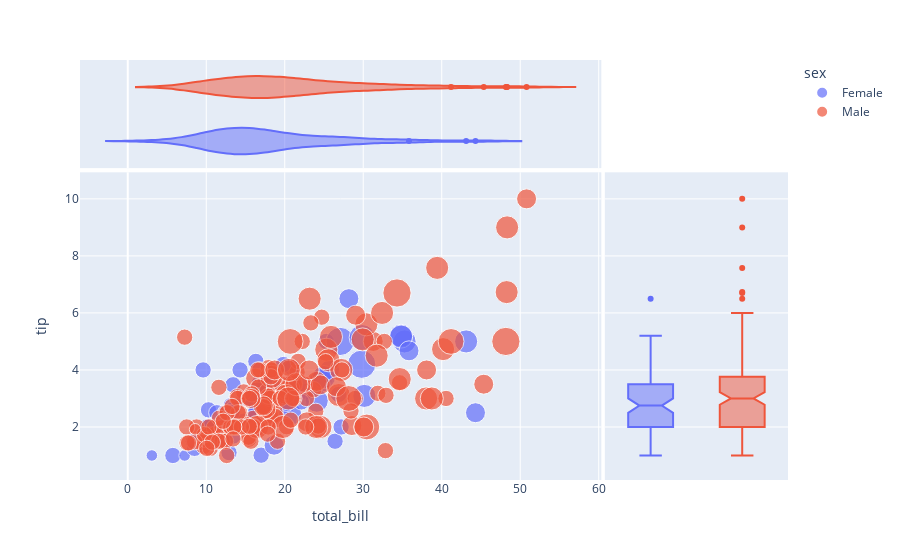

The cell this chart's notebook holds for it:
### Code cell
px.scatter(tips,
           x='total_bill',
           y = 'tip',
           marginal_x='violin',
           marginal_y='box',
           size = 'size',
           color = 'sex')

### Figure 1 — Plotly figure (JSON) as saved in the notebook; plotly's stock layout.template omitted (floating-point values rounded to 4 significant figures; data arrays with more than 128 entries replaced by an {"elided": "..."} marker saying what was removed)
{"data": [{"hovertemplate": "sex=Female<br>total_bill=%{x}<br>tip=%{y}<br>size=%{marker.size}<extra></extra>", "legendgroup": "Female", "marker": {"color": "#636efa", "size": [2, 4, 4, 2, 3, 3, 2, 2, 2, 2, 4, 3, 2, 4, 2, 2, 1, 3, 2, 2, 2, 1, 4, 2, 2, 2, 2, 2, 3, 2, 2, 2, 1, 3, 2, 2, 2, 4, 2, 2, 6, 2, 2, 2, 2, 2, 2, 2, 2, 2, 2, 2, 6, 2, 2, 3, 2, 5, 4, 2, 3, 2, 2, 2, 2, 3, 3, 2, 4, 2, 2, 2, 2, 3, 2, 2, 3, 2, 4, 2, 3, 2, 2, 2, 3, 2, 2], "sizemode": "area", "sizeref": 0.015, "symbol": "circle"}, "mode": "markers", "name": "Female", "orientation": "v", "showlegend": true, "type": "scatter", "x": [16.99, 24.59, 35.26, 14.83, 10.33, 16.97, 20.29, 15.77, 19.65, 15.06, 20.69, 16.93, 10.29, 34.81, 26.41, 16.45, 3.07, 17.07, 26.86, 25.28, 14.73, 10.07, 34.83, 5.75, 16.32, 22.75, 11.35, 15.38, 44.3, 22.42, 20.92, 14.31, 7.25, 25.71, 17.31, 10.65, 12.43, 24.08, 13.42, 12.48, 29.8, 14.52, 11.38, 20.27, 11.17, 12.26, 18.26, 8.51, 10.33, 14.15, 13.16, 17.47, 27.05, 16.43, 8.35, 18.64, 11.87, 29.85, 25, 13.39, 16.21, 17.51, 10.59, 10.63, 9.6, 20.9, 18.15, 19.81, 43.11, 13, 12.74, 13, 16.4, 16.47, 12.76, 13.27, 28.17, 12.9, 30.14, 13.42, 15.98, 16.27, 10.09, 22.12, 35.83, 27.18, 18.78], "xaxis": "x", "y": [1.01, 3.61, 5, 3.02, 1.67, 3.5, 2.75, 2.23, 3, 3, 2.45, 3.07, 2.6, 5.2, 1.5, 2.47, 1, 3, 3.14, 5, 2.2, 1.83, 5.17, 1, 4.3, 3.25, 2.5, 3, 2.5, 3.48, 4.08, 4, 1, 4, 3.5, 1.5, 1.8, 2.92, 1.68, 2.52, 4.2, 2, 2, 2.83, 1.5, 2, 3.25, 1.25, 2, 2, 2.75, 3.5, 5, 2.3, 1.5, 1.36, 1.63, 5.14, 3.75, 2.61, 2, 3, 1.61, 2, 4, 3.5, 3.5, 4.19, 5, 2, 2.01, 2, 2.5, 3.23, 2.23, 2.5, 6.5, 1.1, 3.09, 3.48, 3, 2.5, 2, 2.88, 4.67, 2, 3], "yaxis": "y"}, {"alignmentgroup": "True", "hovertemplate": "sex=Female<br>total_bill=%{x}<extra></extra>", "legendgroup": "Female", "marker": {"color": "#636efa", "symbol": "circle"}, "name": "Female", "offsetgroup": "Female", "scalegroup": "x", "showlegend": false, "type": "violin", "x": [16.99, 24.59, 35.26, 14.83, 10.33, 16.97, 20.29, 15.77, 19.65, 15.06, 20.69, 16.93, 10.29, 34.81, 26.41, 16.45, 3.07, 17.07, 26.86, 25.28, 14.73, 10.07, 34.83, 5.75, 16.32, 22.75, 11.35, 15.38, 44.3, 22.42, 20.92, 14.31, 7.25, 25.71, 17.31, 10.65, 12.43, 24.08, 13.42, 12.48, 29.8, 14.52, 11.38, 20.27, 11.17, 12.26, 18.26, 8.51, 10.33, 14.15, 13.16, 17.47, 27.05, 16.43, 8.35, 18.64, 11.87, 29.85, 25, 13.39, 16.21, 17.51, 10.59, 10.63, 9.6, 20.9, 18.15, 19.81, 43.11, 13, 12.74, 13, 16.4, 16.47, 12.76, 13.27, 28.17, 12.9, 30.14, 13.42, 15.98, 16.27, 10.09, 22.12, 35.83, 27.18, 18.78], "xaxis": "x3", "yaxis": "y3"}, {"alignmentgroup": "True", "hovertemplate": "sex=Female<br>tip=%{y}<extra></extra>", "legendgroup": "Female", "marker": {"color": "#636efa", "symbol": "circle"}, "name": "Female", "notched": true, "offsetgroup": "Female", "showlegend": false, "type": "box", "xaxis": "x2", "y": [1.01, 3.61, 5, 3.02, 1.67, 3.5, 2.75, 2.23, 3, 3, 2.45, 3.07, 2.6, 5.2, 1.5, 2.47, 1, 3, 3.14, 5, 2.2, 1.83, 5.17, 1, 4.3, 3.25, 2.5, 3, 2.5, 3.48, 4.08, 4, 1, 4, 3.5, 1.5, 1.8, 2.92, 1.68, 2.52, 4.2, 2, 2, 2.83, 1.5, 2, 3.25, 1.25, 2, 2, 2.75, 3.5, 5, 2.3, 1.5, 1.36, 1.63, 5.14, 3.75, 2.61, 2, 3, 1.61, 2, 4, 3.5, 3.5, 4.19, 5, 2, 2.01, 2, 2.5, 3.23, 2.23, 2.5, 6.5, 1.1, 3.09, 3.48, 3, 2.5, 2, 2.88, 4.67, 2, 3], "yaxis": "y2"}, {"hovertemplate": "sex=Male<br>total_bill=%{x}<br>tip=%{y}<br>size=%{marker.size}<extra></extra>", "legendgroup": "Male", "marker": {"color": "#EF553B", "size": {"elided": "157 int values"}, "sizemode": "area", "sizeref": 0.015, "symbol": "circle"}, "mode": "markers", "name": "Male", "orientation": "v", "showlegend": true, "type": "scatter", "x": {"elided": "157 float values"}, "xaxis": "x", "y": {"elided": "157 float values"}, "yaxis": "y"}, {"alignmentgroup": "True", "hovertemplate": "sex=Male<br>total_bill=%{x}<extra></extra>", "legendgroup": "Male", "marker": {"color": "#EF553B", "symbol": "circle"}, "name": "Male", "offsetgroup": "Male", "scalegroup": "x", "showlegend": false, "type": "violin", "x": {"elided": "157 float values"}, "xaxis": "x3", "yaxis": "y3"}, {"alignmentgroup": "True", "hovertemplate": "sex=Male<br>tip=%{y}<extra></extra>", "legendgroup": "Male", "marker": {"color": "#EF553B", "symbol": "circle"}, "name": "Male", "notched": true, "offsetgroup": "Male", "showlegend": false, "type": "box", "xaxis": "x2", "y": {"elided": "157 float values"}, "yaxis": "y2"}], "layout": {"legend": {"itemsizing": "constant", "title": {"text": "sex"}, "tracegroupgap": 0}, "margin": {"t": 60}, "xaxis": {"anchor": "y", "domain": [0, 0.7363], "title": {"text": "total_bill"}}, "xaxis2": {"anchor": "y2", "domain": [0.7413, 1], "matches": "x2", "showgrid": false, "showline": false, "showticklabels": false, "ticks": ""}, "xaxis3": {"anchor": "y3", "domain": [0, 0.7363], "matches": "x", "showgrid": true, "showticklabels": false}, "xaxis4": {"anchor": "y4", "domain": [0.7413, 1], "matches": "x2", "showgrid": false, "showline": false, "showticklabels": false, "ticks": ""}, "yaxis": {"anchor": "x", "domain": [0, 0.7326], "title": {"text": "tip"}}, "yaxis2": {"anchor": "x2", "domain": [0, 0.7326], "matches": "y", "showgrid": true, "showticklabels": false}, "yaxis3": {"anchor": "x3", "domain": [0.7426, 1], "matches": "y3", "showgrid": false, "showline": false, "showticklabels": false, "ticks": ""}, "yaxis4": {"anchor": "x4", "domain": [0.7426, 1], "matches": "y3", "showgrid": true, "showline": false, "showticklabels": false, "ticks": ""}}}
